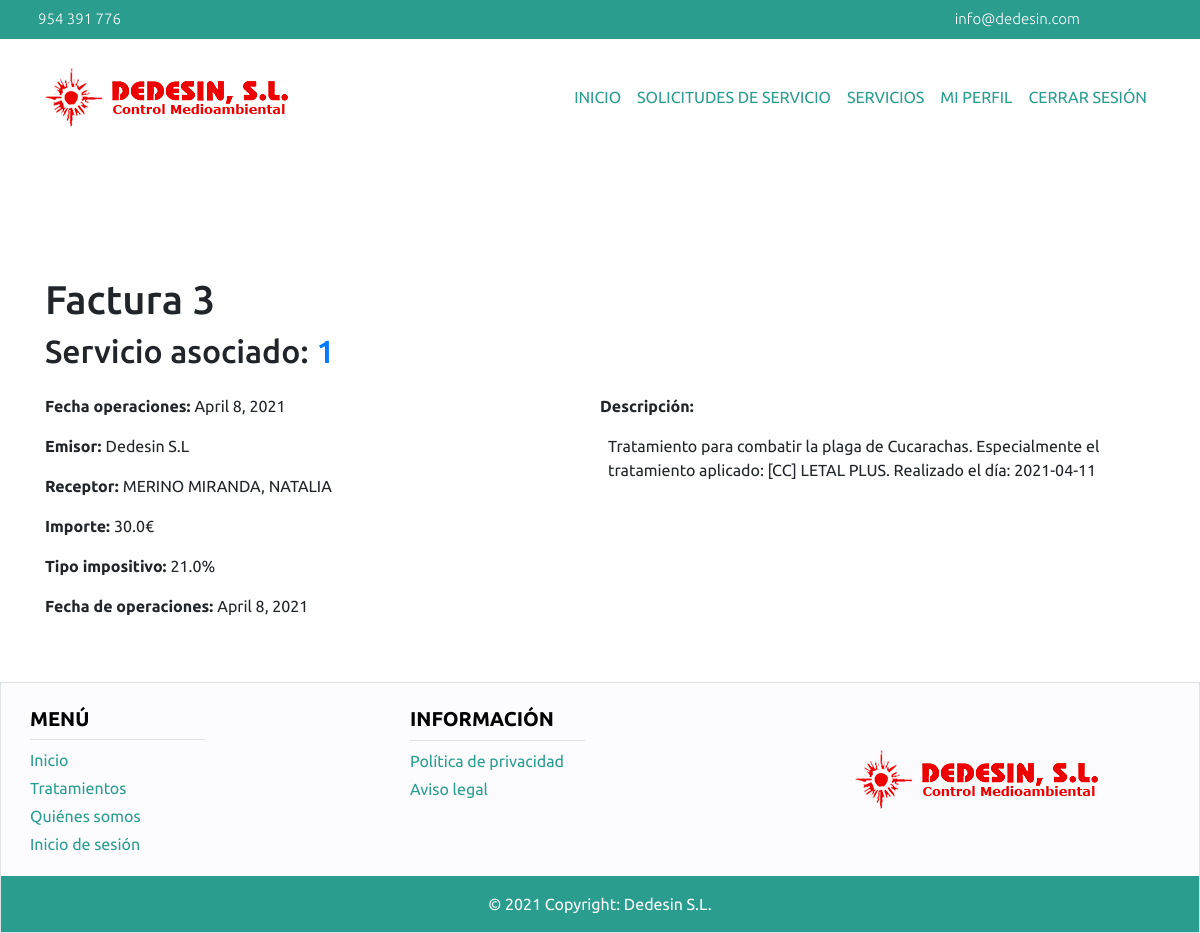
/cliente/servicio/factura/1/ (signed in), run on the app's committed database.
### main/models.py (models this page shows, shortened)
class Factura(models.Model):
    fecha_expedicion = models.DateField()
    emisor = models.CharField(default="Dedesin SL", max_length=50)
    receptor = models.CharField(max_length=50)
    descripcion = models.TextField()
    importe = models.FloatField()
    tipo_impositivo = models.FloatField(default=21)
    fecha_operaciones = models.DateField()

class Servicio(models.Model):
    estado = models.CharField(choices=ESTADO_SERVICIO, default='pendiente', max_length=9)
    observaciones = models.TextField()
    solicitudServicio = models.OneToOneField(SolicitudServicio, on_delete=models.CASCADE)
    trabajador = models.ForeignKey(Trabajador, on_delete=models.CASCADE, default=None, null=True)
    factura = models.OneToOneField(Factura, on_delete=models.CASCADE, default=None, null=True)

### main/cliente/views.py (the view)
# urls.py: path('servicio/factura/<int:id>/', views.show_factura_cliente),
@login_required()
def show_factura_cliente(request, id):
    if esCliente(request):
        servicio = Servicio.objects.get(id=id)
        factura = servicio.factura
        return render(request, 'facturaClienteForm.html', {'servicio': servicio, 'factura': factura})
    else:
        return redirect("/errorPermiso/")

### main/cliente/views.py (called while the page is built)
def esCliente(request):
    try:
        persona = Persona.objects.filter(usuario=request.user)[0]
        cliente = Cliente.objects.filter(persona=persona)[0]
        return cliente
    except:
        return None

### main/cliente/templates/facturaClienteForm.html
{% extends 'headerCliente.html' %}
{% block contenido %}
{% if factura %}
<div class="container mb-5" style="margin-top:10%;">
    <h1> Factura {{factura.id}} </h1>
    <h2>Servicio asociado: <a
            href="/cliente/servicio/show/{{servicio.id}}/">{{servicio.id}}</a>
    </h2>
    <div class="container mt-4">
        <div class="row">
            <div class="col-sm">
                <div class="row">
                    <strong><p>Fecha operaciones: </p></strong>
                    <p class=" ml-1">{{factura.fecha_expedicion}}</p>
                </div>
                <div class="row">
                    <strong><p>Emisor:</p></strong>
                    <p class="ml-1">{{factura.emisor}}</p>
                </div>
                <div class="row">
                    <strong><p>Receptor: </p></strong>
                    <p class="ml-1">{{factura.receptor}}</p>
                </div>
                <div class="row">
                    <strong><p>Importe: </p></strong>
                    <p class="ml-1">{{factura.importe}}€</p>
                </div>
                <div class="row">
                    <strong><p>Tipo impositivo: </p></strong>
                    <p class="ml-1">{{factura.tipo_impositivo}}%</p>
                </div>
                <div class="row">
                    <strong><p>Fecha de operaciones: </p></strong>
                    <p class="ml-1">{{factura.fecha_operaciones}}</p>
                </div>
            </div>
            <div class="col-sm">
                <div class="row">
                    <strong><p>Descripción: </p></strong>
                    <p class="ml-2">{{factura.descripcion}}</p>
                </div>
            </div>
        </div>
    </div>
</div>
{% endif %}
{% endblock %}

### main/static/main/index.css (style rules this page uses)
body { font-family: "Ubuntu", sans-serif; }

### data on the page
Factura: id "3", fecha_expedicion "April 8, 2021", emisor "Dedesin S.L", receptor "MERINO MIRANDA, NATALIA", importe "30.0", tipo_impositivo "21.0", fecha_operaciones "April 8, 2021", descripcion "Tratamiento para combatir la plaga de Cucarachas. Especialmente el tratamiento aplicado: [CC] LETAL PLUS. Realizado el día: 2021-04-11"
Servicio: id "1"
